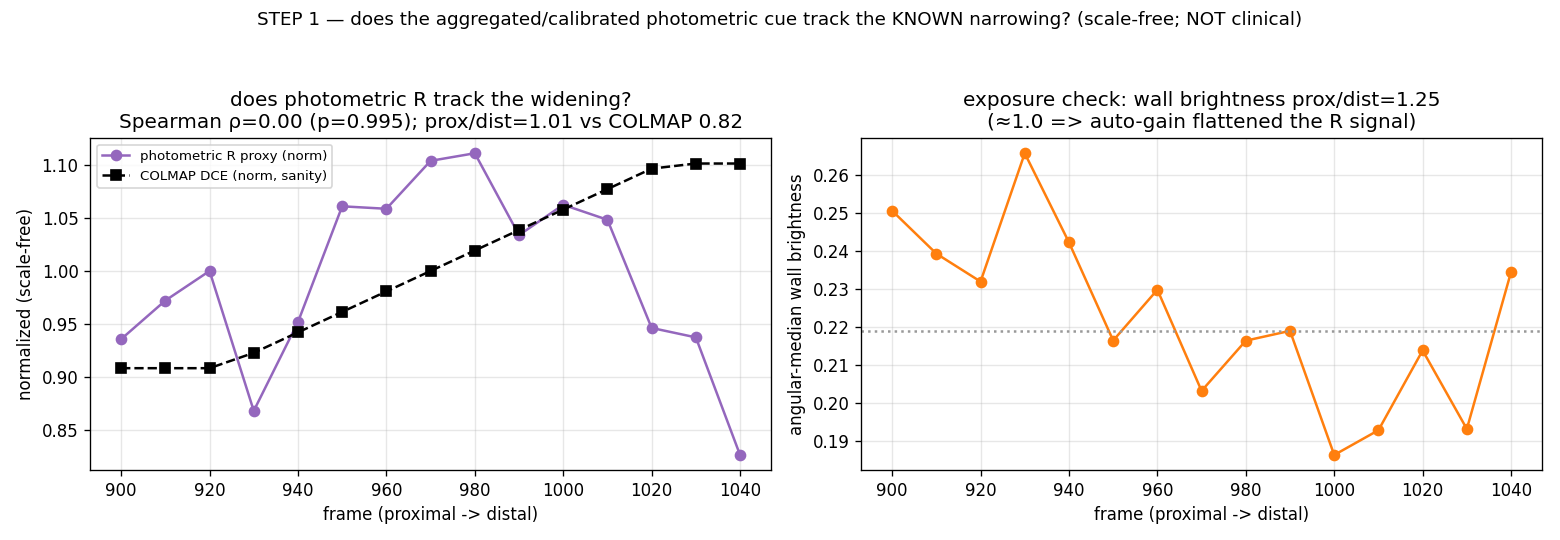

The script that saved this image:
"""STEP 1 -- does the angularly-AGGREGATED, calibrated photometric cue track the KNOWN 2_V2
proximal<distal narrowing? (COLMAP sanity: proximal DCE~1.27 < distal DCE~1.54, ratio~0.82.)

Physics note (honest): for an on-axis tube the depth SHAPE d(alpha)~R/sin(alpha) is scale-free in R,
so within-frame shape CANNOT recover the radius -- the only handle on R is ABSOLUTE wall brightness
at a fixed viewing angle (B(alpha0) ~ I/R^2), which needs the light/exposure gain I to be roughly
CONSTANT across frames. So this step (a) checks exposure consistency, then (b) forms a photometric
radius proxy R_photo ~ 1/sqrt(B at a fixed angular annulus), angularly aggregated, and (c) tests
whether it tracks the COLMAP DCE across a proximal->distal sweep (right ordering, monotonic,
correlated). Scale-free RATIOS only; NO mm; NO GT (COLMAP used as sanity reference)."""
from __future__ import annotations
import json
import numpy as np, cv2
from scipy.stats import spearmanr
import matplotlib; matplotlib.use("Agg"); import matplotlib.pyplot as plt
import common as C

K, DISTC = C.intrinsics(); F = float((K[0, 0] + K[1, 1]) / 2)
SWEEP = list(range(900, 1041, 10))                       # proximal(narrow) -> distal(wide)
ANN_DEG = (7.0, 13.0)                                    # fixed mid-wall angular annulus
# COLMAP sanity anchors (scene units): proximal region DCE~1.27, distal region DCE~1.54
COLMAP_PROX_DCE, COLMAP_DIST_DCE = 1.27, 1.54
PROX_FR, DIST_FR = (900, 945), (1000, 1045)


def frame_metrics(fr, NPHI=180):
    bgr, g = C.load_gray(fr); fov, _ = C.fov_mask(g)
    spec = ((g >= 230) & fov)
    B = C.clean_brightness(bgr, g, fov, spec, gamma=1.0)
    ctr = C.lumen_center(g, fov); H, W = g.shape
    Rmax = int(min(ctr[0], ctr[1], W - ctr[0], H - ctr[1]) * 0.95)
    if Rmax < 60: return None
    Bpol = cv2.warpPolar(B.astype(np.float32), (Rmax, NPHI), (float(ctr[0]), float(ctr[1])), Rmax, cv2.WARP_POLAR_LINEAR)
    fovpol = cv2.warpPolar(fov.astype(np.float32), (Rmax, NPHI), (float(ctr[0]), float(ctr[1])), Rmax, cv2.WARP_POLAR_LINEAR) > 0.5
    Bpol[~fovpol] = np.nan
    r = np.arange(Rmax); alpha = np.degrees(np.arctan(r / F))
    # fixed angular annulus: median wall brightness over ALL angles (angular aggregation)
    band = (alpha >= ANN_DEG[0]) & (alpha <= ANN_DEG[1])
    with np.errstate(all="ignore"):
        Bband = np.nanmedian(Bpol[:, band])              # angularly + radially aggregated wall brightness
        wall_all = np.nanmedian(Bpol[:, (alpha >= 5) & (alpha <= 20)])
    if not np.isfinite(Bband) or Bband <= 0: return None
    R_photo = float(1.0 / np.sqrt(Bband))                # photometric radius proxy (exposure-scale k common if I const)
    return dict(frame=fr, B_annulus=float(Bband), wall_brightness=float(wall_all), R_photo=R_photo)


def main():
    rows = [m for m in (frame_metrics(f) for f in SWEEP) if m]
    fr = np.array([r["frame"] for r in rows]); Rp = np.array([r["R_photo"] for r in rows])
    Bw = np.array([r["wall_brightness"] for r in rows])
    # COLMAP reference DCE per frame: linear ramp proximal->distal across the imaged span
    ref = np.interp(fr, [np.mean(PROX_FR), np.mean(DIST_FR)], [COLMAP_PROX_DCE, COLMAP_DIST_DCE])
    # group medians
    def grp(lo, hi, key):
        v = [r[key] for r in rows if lo <= r["frame"] <= hi]; return float(np.median(v)) if v else np.nan
    Rp_prox, Rp_dist = grp(*PROX_FR, "R_photo"), grp(*DIST_FR, "R_photo")
    Bw_prox, Bw_dist = grp(*PROX_FR, "wall_brightness"), grp(*DIST_FR, "wall_brightness")
    rho, p = spearmanr(Rp, ref)                           # does R_photo track COLMAP DCE across the sweep?
    out = dict(test="step1 discrimination -- angularly-aggregated photometric radius proxy vs known narrowing",
               COLMAP_sanity={"prox_DCE": COLMAP_PROX_DCE, "dist_DCE": COLMAP_DIST_DCE, "DCE_ratio_prox/dist": round(COLMAP_PROX_DCE / COLMAP_DIST_DCE, 3)},
               exposure_check={"wall_brightness_prox": round(Bw_prox, 4), "wall_brightness_dist": round(Bw_dist, 4),
                               "ratio_prox/dist": round(Bw_prox / Bw_dist, 3),
                               "note": "if the light/exposure gain were constant AND physics held, a narrower proximal wall (R~0.82x) should be ~1/0.82^2=1.49x BRIGHTER; ~1.0 means auto-gain flattened it"},
               R_photo_prox=round(Rp_prox, 4), R_photo_dist=round(Rp_dist, 4),
               R_photo_ratio_prox_over_dist=round(Rp_prox / Rp_dist, 3),
               spearman_R_photo_vs_COLMAP_DCE=round(float(rho), 3), spearman_p=round(float(p), 4))
    out["ordering_correct_prox_lt_dist"] = bool(Rp_prox < Rp_dist)
    out["ratio_near_colmap_0p82"] = bool(0.65 <= (Rp_prox / Rp_dist) <= 0.95)
    out["tracks_narrowing"] = bool(out["ordering_correct_prox_lt_dist"] and rho >= 0.6 and p < 0.05)
    # figure
    fig, ax = plt.subplots(1, 2, figsize=(13, 4.5))
    ax[0].plot(fr, Rp / np.median(Rp), "o-", color="tab:purple", label="photometric R proxy (norm)")
    ax[0].plot(fr, ref / np.median(ref), "s--", color="k", label="COLMAP DCE (norm, sanity)")
    ax[0].set_xlabel("frame (proximal -> distal)"); ax[0].set_ylabel("normalized (scale-free)")
    ax[0].set_title(f"does photometric R track the widening?\nSpearman ρ={rho:.2f} (p={p:.3f}); prox/dist={Rp_prox/Rp_dist:.2f} vs COLMAP 0.82"); ax[0].legend(fontsize=8); ax[0].grid(alpha=.3)
    ax[1].plot(fr, Bw, "o-", color="tab:orange"); ax[1].set_xlabel("frame (proximal -> distal)")
    ax[1].set_ylabel("angular-median wall brightness"); ax[1].axhline(np.median(Bw), c="0.6", ls=":")
    ax[1].set_title(f"exposure check: wall brightness prox/dist={Bw_prox/Bw_dist:.2f}\n(≈1.0 => auto-gain flattened the R signal)"); ax[1].grid(alpha=.3)
    fig.suptitle("STEP 1 — does the aggregated/calibrated photometric cue track the KNOWN narrowing? (scale-free; NOT clinical)", fontsize=11)
    fig.tight_layout(rect=(0, 0, 1, 0.94)); fig.savefig(C.OUT / "step1_discrimination.png", dpi=120); plt.close(fig)
    out["verdict"] = ("TRACKS the narrowing -> photometric cue is discriminative; proceed to a calibrated photometric-geometric model"
                      if out["tracks_narrowing"] else
                      "does NOT track the narrowing (wrong ordering and/or no correlation) -- consistent with auto-gain flattening the only R handle (absolute brightness); photometry cannot resolve the narrowing on this footage without a scale reference")
    (C.OUT / "step1_discrimination.json").write_text(json.dumps({"per_frame": rows, **out}, indent=2))
    print("=== STEP 1 ==="); print(json.dumps({k: v for k, v in out.items() if k != "per_frame"}, indent=2))
    print(f"figure -> {C.OUT}/step1_discrimination.png")


if __name__ == "__main__":
    main()
